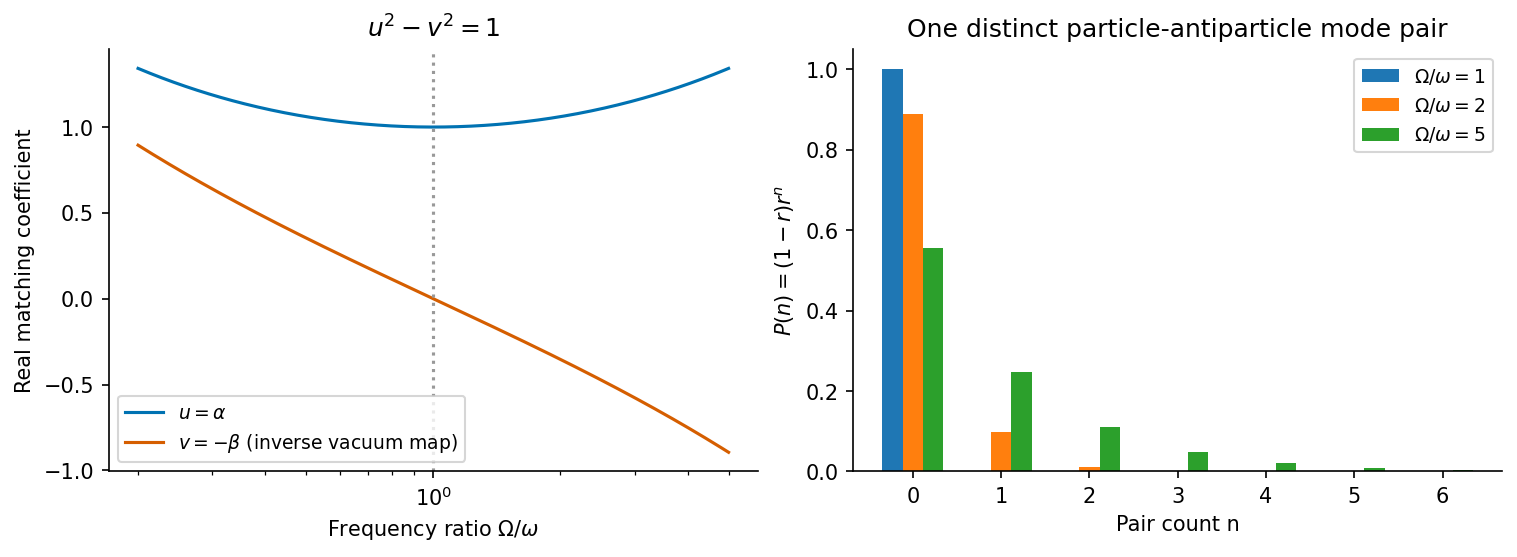

Write the Python code that produced this figure.
"""Original explanatory figure. Render with the repository Makefile into mirrored _media."""
import matplotlib
matplotlib.use("Agg")
import matplotlib.pyplot as plt
import numpy as np
plt.rcParams.update({"font.size":10,"axes.spines.top":False,"axes.spines.right":False})
def finish(fig,name):
    fig.savefig(name+".png",dpi=150,bbox_inches="tight",facecolor="white")
    plt.close(fig)

fig,axs=plt.subplots(1,2,figsize=(10,3.6),layout="constrained")
x=np.geomspace(.2,5,400)
alpha=(x+1)/(2*np.sqrt(x))
beta=(x-1)/(2*np.sqrt(x))
axs[0].plot(x,alpha,label=r"$u=\alpha$",color="#0072b2")
axs[0].plot(x,-beta,label=r"$v=-\beta$ (inverse vacuum map)",color="#d55e00")
axs[0].axvline(1,ls=":",color="#999999")
axs[0].set(xscale="log",xlabel=r"Frequency ratio $\Omega/\omega$",ylabel="Real matching coefficient",title=r"$u^2-v^2=1$")
axs[0].legend(fontsize=9)
n=np.arange(7)
for i,ratio in enumerate([1,2,5]):
    r=((1-ratio)/(1+ratio))**2
    probability=(1-r)*r**n
    axs[1].bar(n+(i-1)*.23,probability,width=.23,label=rf"$\Omega/\omega={ratio}$")
axs[1].set(xlabel="Pair count n",ylabel=r"$P(n)=(1-r)r^n$",title="One distinct particle-antiparticle mode pair",xticks=n)
axs[1].legend(fontsize=9)
finish(fig,"paper-1-pair-creation")
